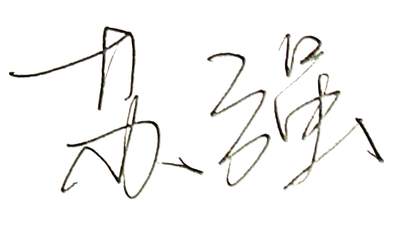
%> input picture Data/Chinese/full_forgB/forgeries_1_1.png, 420 x 236 px, shrunk from 560 x 314 before the run
$ octave --eval "result = Seg(imread('../Data/Chinese/full_forgB/forgeries_1_1.png'));"   (GNU Octave 9; MATLAB toolbox functions it lacks are replaced by stand-ins)
%> lines starting %> are read from the running program, lines starting %| are printed output that depends on the picture; in (x1, y1, x2, y2) boxes, pixels count from 0 and x2, y2 are one past the last pixel; in counts of white or black regions, pixels touching at a corner belong together; the program's own positions count from 1
### signatures/kEntropy.m
function FuzEn=kEntropy(data,dim,r,n)
%Calculate the fuzzy entropy£¬

data = data(:)';
data=double(data);
N =length(data);
phi = zeros(1,2);
r=r*std(data);%

for m= dim:dim+1
    count = zeros(N-m+1,1);
    dataMat=zeros(N-m+1,m);

    for i = 1:N-m+1
      dataMat (i,:)= data(1,i: i+m-1)-mean(data(1,i:i+m-1));
    end

    for j= 1:N-m+1
        tempmat=repmat(dataMat(j,:),N-m+1,1);
        dist = max(abs(dataMat - tempmat),[],2);

        D=exp(-(dist.^n)/r);
        count(j)=(sum(D)-1)/(N-m-1);
    end
    phi(m-dim+1)= sum(count)/(N-m);
end
    FuzEn=log(phi(1)/phi(2));
end

### signatures/Seg.m
function Segimg = Seg(image)
%Image Segmentation

A1=image;
%> A1 is the input picture: size 236x420x3 uint8; mean R, G, B 247, 246.7, 245.9
[row_num, col_num,k_num] = size(image);
%> row_num = 236; col_num = 420; k_num = 3

if(k_num==3)
    A1 = rgb2gray(image);
%> A1: size 236x420 uint8
end
[row_num, col_num] = size(A1);

clear Qtop;
clear Qbottom;

 for m=1:10:250
   clear Q1;
   clear Q2;
   m;
   a=1;
   b=1;
     for i=1:10:row_num
        for j=1:10:col_num
            AF=A1(i,j);
            if(AF>m)
                Q1(a)=AF;
                a=a+1;
            end
            if(AF<=m)
                Q2(b)=AF;
                b=b+1;
            end
        end
     end

     if(a>=2&&b>=2)
        Qtop(m+1)=kEntropy(Q1,2,2,2);
        Qbottom(m+1)=kEntropy(Q2,2,2,2);
     end
 end
%> this loop made 25 passes
%> after the loop, Q1 = 941 values, max 255 at index 1, min 250 at index 337, mean 254.9; Q2 = 67 values, max 237 at index 36, min 1 at index 38, mean 142.8; Qtop = 242 values, max 0.13 at index 2, min 0 at index 1, mean 0.00902

  [row_X, col_X] = size(Qtop);
%> row_X = 1; col_X = 242

 for j=1:1:col_X
     if (Qtop(j)==0||Qtop(j)==NaN||Qbottom(j)==0||Qbottom(j)==NaN)
         af(j)=1000;
     else
         aff=(Qtop(j)+Qbottom(j)-1)*(1-Qtop(j)+Qbottom(j));
         af(j)=(255-aff)/(255+aff);
     end
 end
%> this loop made 242 passes
%> aff on passes 2, 12, 22, 32, 42, 52: NaN, NaN, 63.27, 2.33, 5.33, 5.25
%> after the loop, aff = 4.56


 AF=Qtop+Qbottom-1;
 AB=1-Qtop+Qbottom;
 QW=AF.*AB;
 af=(255-QW)./(255+QW);

 ag=1000;
 for i=1:1:5
     [min_val, idx] = min(af);
     if ag>idx
         af(idx)=1000;
         ag=idx;
     end
 end
%> this loop made 5 passes
%> (min_val, idx, ag) on pass 1: (0.602, 22, 22)
%> (min_val, idx) on passes 2 to 5: (0.958, 102), (0.958, 102), (0.958, 102), (0.958, 102)

 if (ag<=150)
     ag=150;
 end

 for i=1:1:row_num
     for j=1:1:col_num
         if(A1(i,j)>ag+20)
             B1(i,j)=0;
         else
             B1(i,j)=1;
         end
     end
 end
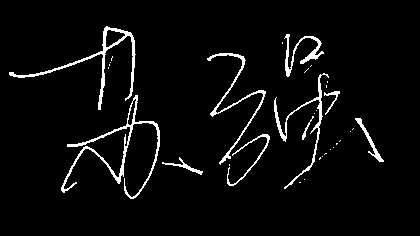
%> B1: size 236x420 double; values 0 (black) and 1 (white), 4.3% white in thin lines or dots, all inside (x1, y1, x2, y2) = (9, 26, 384, 199)

 BW2 = bwareaopen(B1,5,8);
 B1=uint8(BW2);

 for i=1:1:row_num
     for j=1:1:col_num
         if(BW2(i,j)==1)
             B1(i,j)=255;
         else
             B1(i,j)=0;
         end
     end
 end
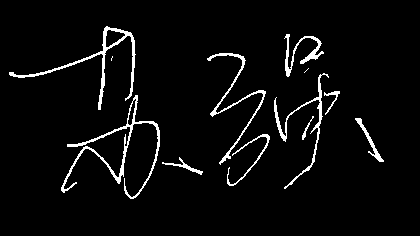
%> B1: size 236x420 uint8; 4.2% white in thin lines or dots, all inside (x1, y1, x2, y2) = (9, 26, 384, 199)

 Segimg=B1;
end

$ run again, on Data/Chinese/full_forgB/forgeries_1_12.png
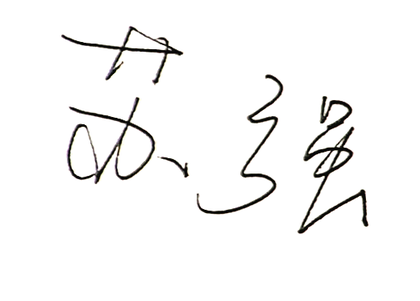
%> input picture Data/Chinese/full_forgB/forgeries_1_12.png, 420 x 301 px, shrunk from 521 x 373 before the run
%> in Seg, A1 is the input picture: size 301x420x3 uint8; mean R, G, B 246.8, 246.6, 246.3
%> A1: size 301x420 uint8
%> the loop in Seg, `for m=1:10:250` made 25 passes
%> after the loop in Seg, `for m=1:10:250`: Q1 = 1242 values, max 255 at index 1, min 246 at index 479, mean 254.9; Q2 = 60 values, max 239 at index 12, min 0 at index 5, mean 85.13; Qbottom = 242 values, max 2.61 at index 232, min 0 at index 1, mean 0.204; Qtop = 242 values, max 0.0704 at index 2, min 0 at index 1, mean 0.00453
%> row_X = 1; col_X = 242
%> the loop in Seg, `for j=1:1:col_X` made 242 passes
%> aff on passes 2, 12, 22, 32, 42, 52: -0.864, -0.42, 0.175, 0.519, 1.25, 1.35
%> after the loop in Seg, `for j=1:1:col_X`: af = 242 values, max 1000 at index 1, min 0.955 at index 232, mean 896.8; aff = 5.62
%> AF = 242 values, max 1.65 at index 232, min -1 at index 1, mean -0.791
%> AB = 242 values, max 3.56 at index 232, min 0.946 at index 2, mean 1.2
%> QW = 242 values, max 5.88 at index 232, min -1 at index 1, mean -0.543
%> in Seg, `af=(255-QW)./(255+QW);`: af = 242 values, max 1.01 at index 1, min 0.955 at index 232, mean 1
%> the loop in Seg, `for i=1:1:5` made 5 passes
%> (min_val, idx, ag) on passes 1 to 2: (0.955, 232, 232), (0.957, 162, 162)
%> after the loop in Seg, `for i=1:1:5`: af = 242 values, max 1000 at index 162, min 0.957 at index 172, mean 9.26
%> after the loop in Seg, `for i=1:1:row_num`:
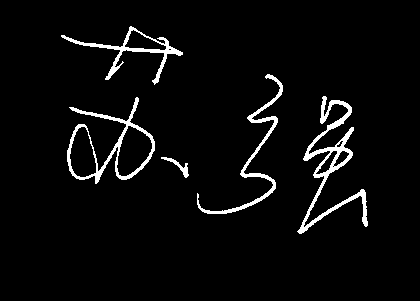
%> B1: size 301x420 double; values 0 (black) and 1 (white), 4.1% white; 5 white regions, box (x1, y1, x2, y2) and area: (297, 96, 368, 234) 1789, (67, 97, 155, 184) 1255, (197, 74, 283, 214) 1024, (61, 26, 183, 85) 936, (161, 157, 189, 178) 141
%> after the loop in Seg, `for i=1:1:row_num`:
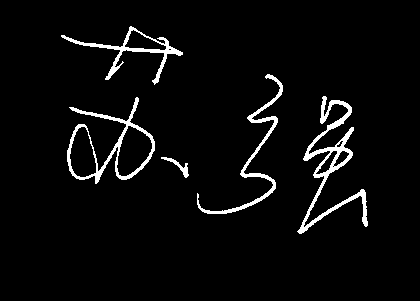
%> B1: size 301x420 uint8; 4.1% white; 5 white regions, box (x1, y1, x2, y2) and area: (297, 96, 368, 234) 1789, (67, 97, 155, 184) 1255, (197, 74, 283, 214) 1024, (61, 26, 183, 85) 936, (161, 157, 189, 178) 141
